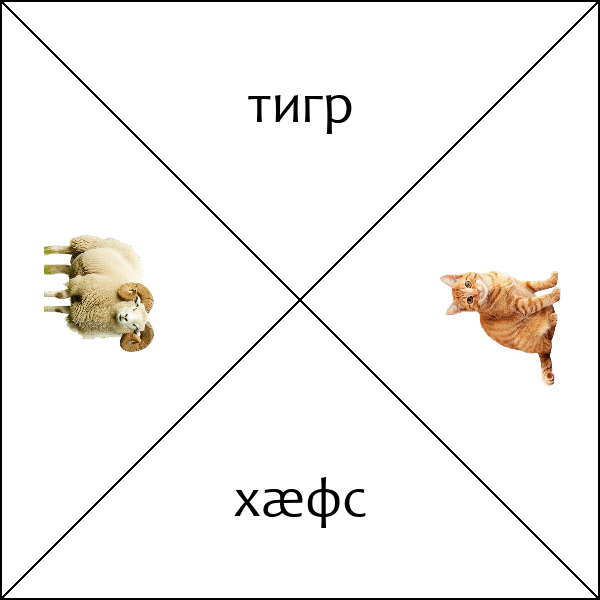
#> input picture final_field/1.png, 600 x 600 px, found by its file name
$ python generate_level.py
#> lines starting #> are read from the running program, lines starting #| are printed output that depends on the picture
from PIL import Image, ImageDraw, ImageFont

IMAGE_HEIGHT = 200
IMAGE_WIDTH = 200
WIDTH_FIELD = 2
HEIGHT_FIELD = 2
NUMBER_IMAGES = 8
DIRECTORY_IMAGES = "images_generate"
FORMAT_IMAGE = ".png"
SQUARE_WIDTH = IMAGE_HEIGHT * 3
DIRECTORY_FINAL_FIELD = "final_field"
DIRECTORY_FIELD = "field"


def draw_square(final_file, wid=SQUARE_WIDTH):
    img = Image.new('RGB', (wid, wid), 'white')
    draw = ImageDraw.Draw(img)

    draw.rectangle([0, 0, wid - 1, wid - 1], outline='black', width=2)

    draw.line([0, 0, wid - 1, wid - 1], fill='black', width=2)
    draw.line([wid - 1, 0, 0, wid - 1], fill='black', width=2)

    img.save(final_file)


def generate_field(final_dir, wid=WIDTH_FIELD, hei=HEIGHT_FIELD, wid_sqr=SQUARE_WIDTH):
    for i in range(wid * hei):
        draw_square(f"{final_dir}/{i + 1}.png", wid=wid_sqr)


def text_on_pic(picture, text, pos, color=(0, 0, 0), txt_font="arial.ttf", size=36):
    image = Image.open(picture)
    draw = ImageDraw.Draw(image)
    font = ImageFont.truetype(txt_font, size)
    draw.text(pos, text, font=font, fill=color)
    image.save('output.png')


def add_centered_text(image, text, center_x, center_y, font, color=(0, 0, 0)):
    draw = ImageDraw.Draw(image)

    bbox = draw.textbbox((0, 0), text, font=font)
    text_width = bbox[2] - bbox[0]
    text_height = bbox[3] - bbox[1]

    x = center_x - text_width // 2
    y = center_y - text_height // 2

    draw.text((x, y), text, font=font, fill=color)
    return image


def generate(img_width, img_height, image_direct, format, field_direct, final_direct, comp):
    # нумерация в блоке:
    #    1
    #  0   2
    #    3
#> called with img_width = 200, img_height = 200, image_direct = 'images_generate', format = '.png', field_direct = 'field', final_direct = 'final_field'
    rotations = [-90, 0, 90, 0]
    coords_for_image = [(0, img_height), (img_width, 0), (2 * img_width, img_height), (img_width, img_height * 2)]
    indexes_images = [(0, 2), (1, 3), (1, 3), (0, 2)]
    indexes_text = [(1, 3), (0, 2), (0, 2), (1, 3)]
    pairs = [[(1, 2), (1, 0)], [(3, 3), (3, 1)], [(0, 3), (0, 1)], [(2, 2), (2, 0)]]
    field_text = [["", "", "", ""], ["", "", "", ""], ["", "", "", ""], ["", "", "", ""]]

    count_text = 0
    font = ImageFont.truetype("static/fonts/candara.ttf", 56)
    for i in range(4):
        for j in range(2):
            x, y = pairs[i][j]
            field_text[x][y] = comp[count_text]
            count_text += 1

    counter_img = 1
    for i in range(4):
        background = Image.open(f"{field_direct}/{i + 1}{format}")
#> background is the input picture: PIL image 600x600 RGB; mean R, G, B 244.7, 243.2, 241.3
        overlay1 = Image.open(f"{image_direct}/{counter_img}{format}")
        rotated1 = overlay1.rotate(rotations[indexes_images[i][0]])
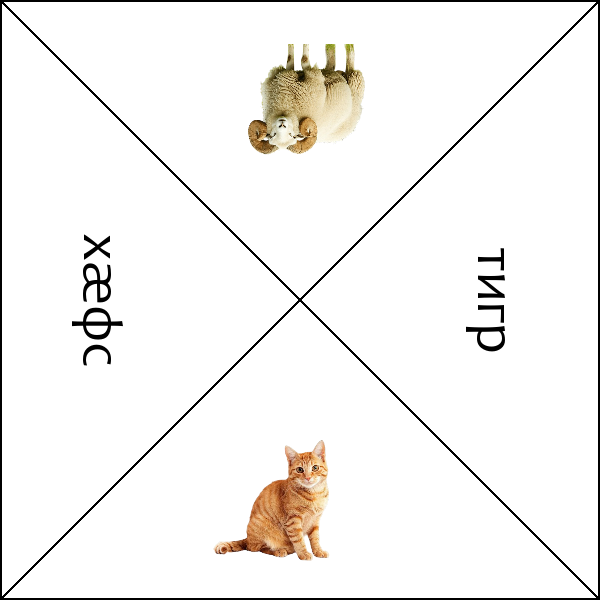
#> rotated1: PIL image 600x600 RGB; mean R, G, B 244.7, 243.2, 241.3
#> (the run stopped early here; a loop or call above may not have finished)

$ run again, with final_field/2.png copied over final_field/1.png
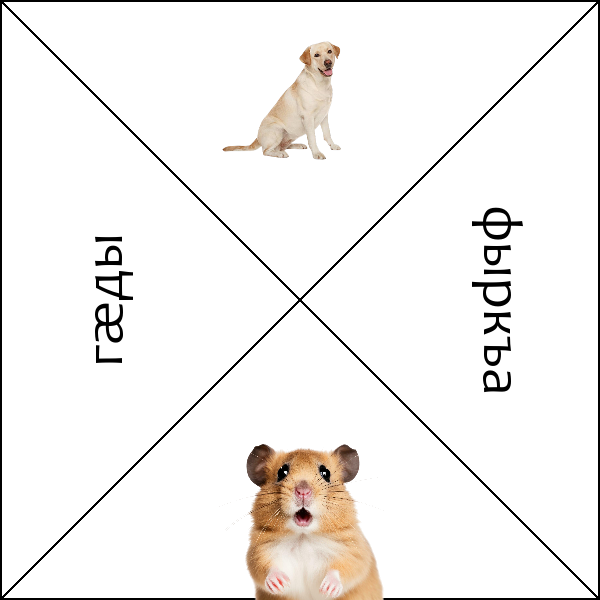
#> input picture final_field/2.png, 600 x 600 px, found by its file name
#> in generate, background is the input picture: PIL image 600x600 RGB; mean R, G, B 243.5, 241.5, 239.8
#> in generate, `rotated1 = overlay1.rotate(rotations[indexes_images[i][0]])`:
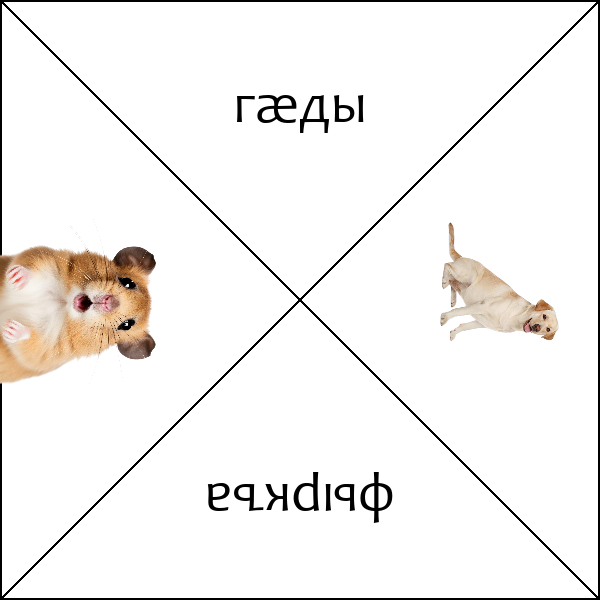
#> rotated1: PIL image 600x600 RGB; mean R, G, B 243.5, 241.5, 239.8

$ run again, with final_field/3.png copied over final_field/1.png
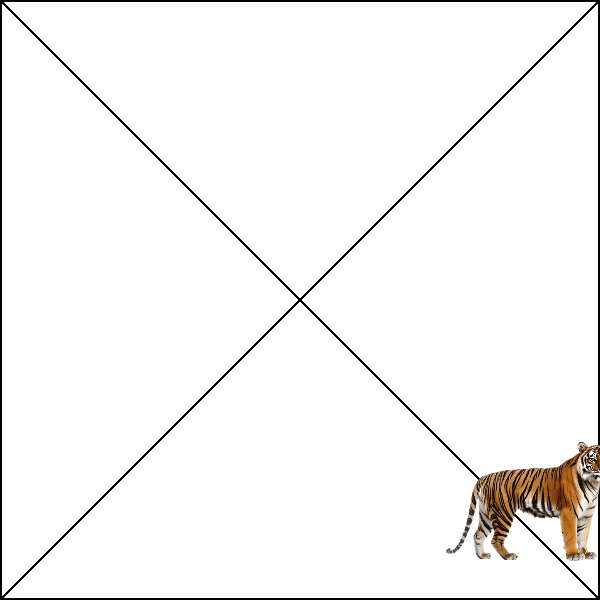
#> input picture final_field/3.png, 600 x 600 px, found by its file name
#> in generate, background is the input picture: PIL image 600x600 RGB; mean R, G, B 246.4, 245.5, 244.8
#> in generate, `rotated1 = overlay1.rotate(rotations[indexes_images[i][0]])`:
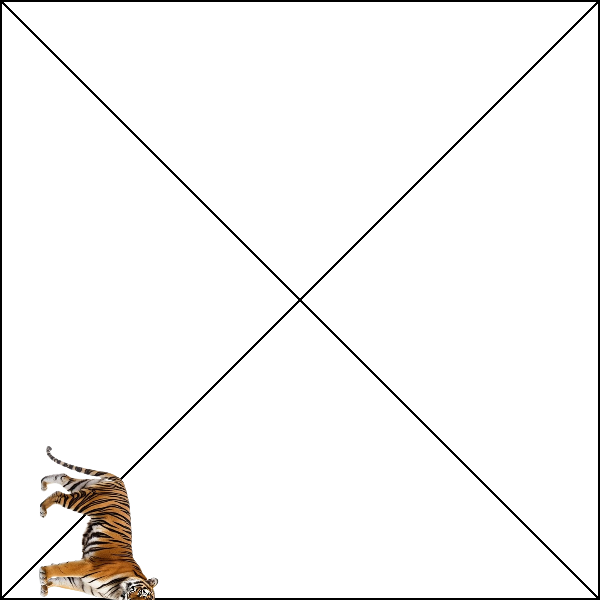
#> rotated1: PIL image 600x600 RGB; mean R, G, B 246.4, 245.5, 244.8

$ run again, with final_field/4.png copied over final_field/1.png
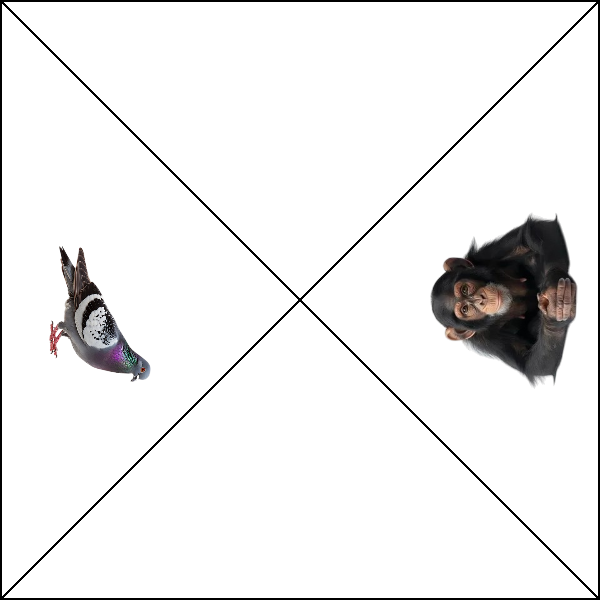
#> input picture final_field/4.png, 600 x 600 px, found by its file name
#> in generate, background is the input picture: PIL image 600x600 RGB; mean R, G, B 238, 237.6, 237.6
#> in generate, `rotated1 = overlay1.rotate(rotations[indexes_images[i][0]])`:
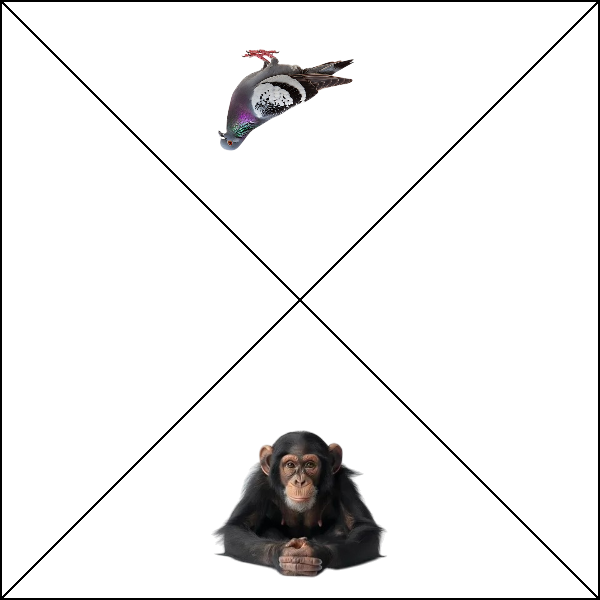
#> rotated1: PIL image 600x600 RGB; mean R, G, B 238, 237.6, 237.6
